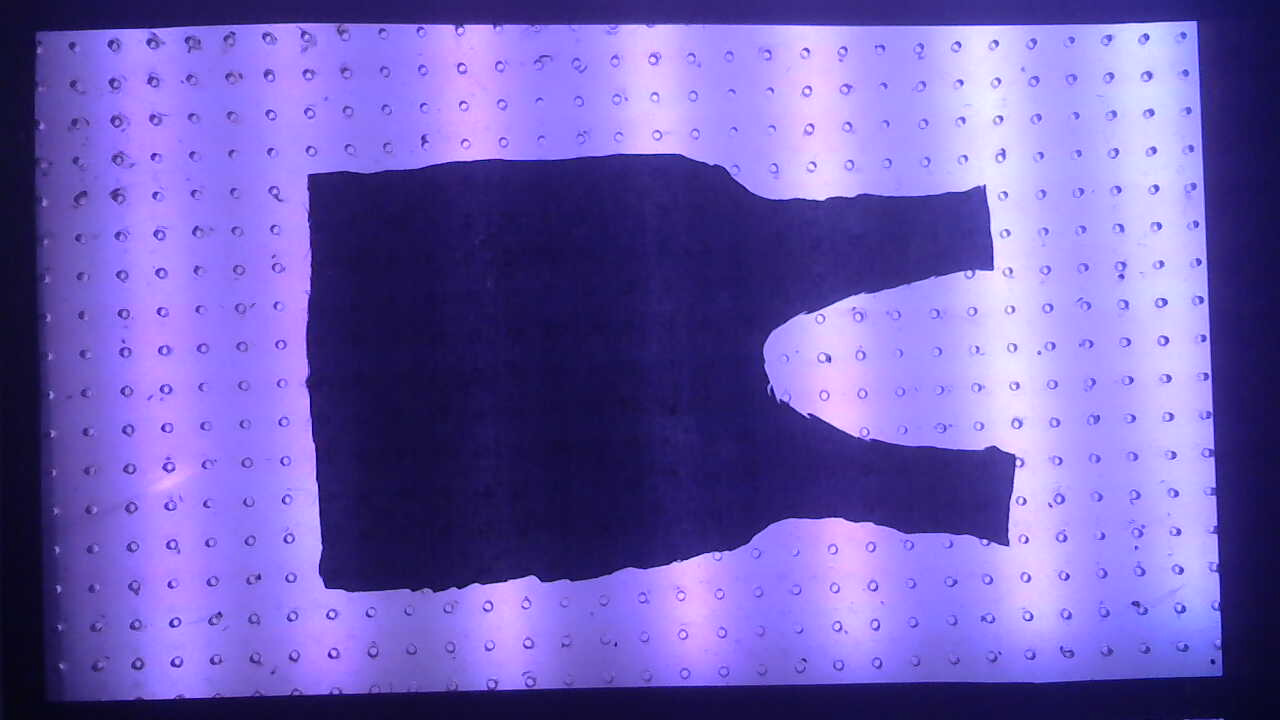
#> input picture gui/fdetection/image.jpg, 1280 x 720 px
$ python mapping.py   (Python 2 division)   (older library calls are emulated)
#> lines starting #> are read from the running program, lines starting #| are printed output that depends on the picture; after the words box and inside, x2 and y2 are one past the last pixel; in counts of white or black regions, pixels touching at a corner belong together
import cv2
import numpy as np
import math
import copy


def detect():
	image = cv2.imread('image.jpg',1)
#> image is the input picture: shape (720, 1280, 3); mean B, G, R 180.6, 93.4, 111.6
	init=copy.deepcopy(image)

	x=image.shape[0]
	y=image.shape[1]
	print x,' ',y
#| 720   1280

	cv2.imshow('image',image)
	cv2.waitKey(0)
	cv2.destroyAllWindows()

	image = cv2.GaussianBlur(image, (5, 5), 0)
	image = cv2.cvtColor(image,cv2.COLOR_BGR2GRAY)
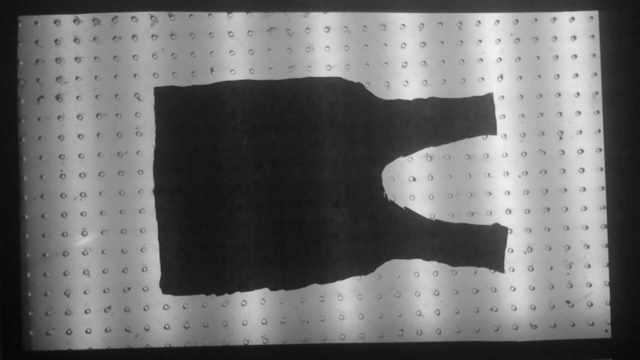
#> image: shape (720, 1280) (shown at 1/2 size); min 7, max 241, mean 108.8

	cv2.imshow('image',image)
	cv2.waitKey(0)
	cv2.destroyAllWindows()

	# image = cv2.Canny(image,100,110,5)
	ret,image= cv2.threshold(image,100,255,cv2.THRESH_BINARY)
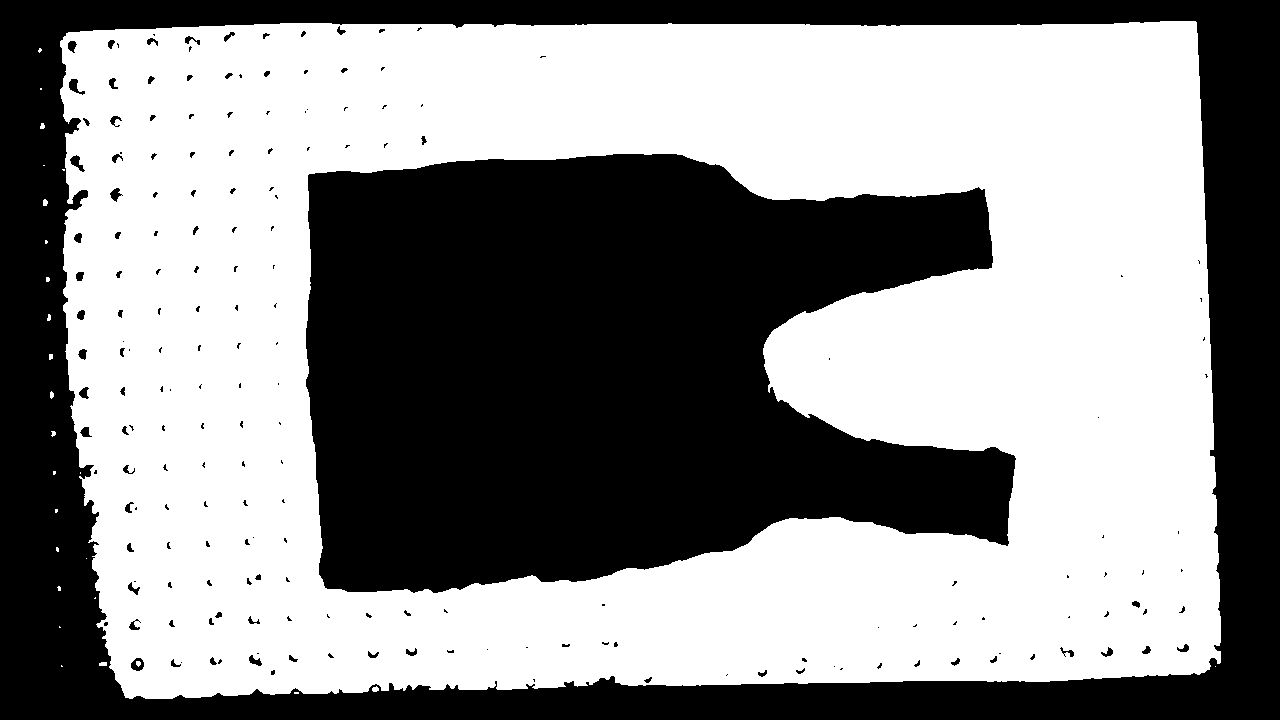
#> image: shape (720, 1280); 55.7% white; 190 black regions (119 under 20 px), largest, box (x1, y1, x2, y2) and area: (306, 154, 1016, 593) 231151, (0, 0, 1280, 720) 172951, (69, 79, 85, 95) 115
	cv2.imshow('image',image)
	cv2.waitKey(0)
	cv2.destroyAllWindows()

	kernel = np.ones((10,10),np.uint8)
	image = cv2.dilate(image,kernel,iterations = 1)
#> image: shape (720, 1280); 59.9% white; 2 black regions, box (x1, y1, x2, y2) and area: (311, 159, 1011, 588) 217917, (0, 0, 1280, 720) 151398
	kernel = np.ones((20,20),np.uint8)
	image = cv2.erode(image,kernel,iterations = 1)
#> image: shape (720, 1280); 52.7% white; 2 black regions, box (x1, y1, x2, y2) and area: (302, 150, 1021, 598) 245478, (0, 0, 1280, 720) 190665
	kernel = np.ones((10,10),np.uint8)
	image = cv2.dilate(image,kernel,iterations = 1)
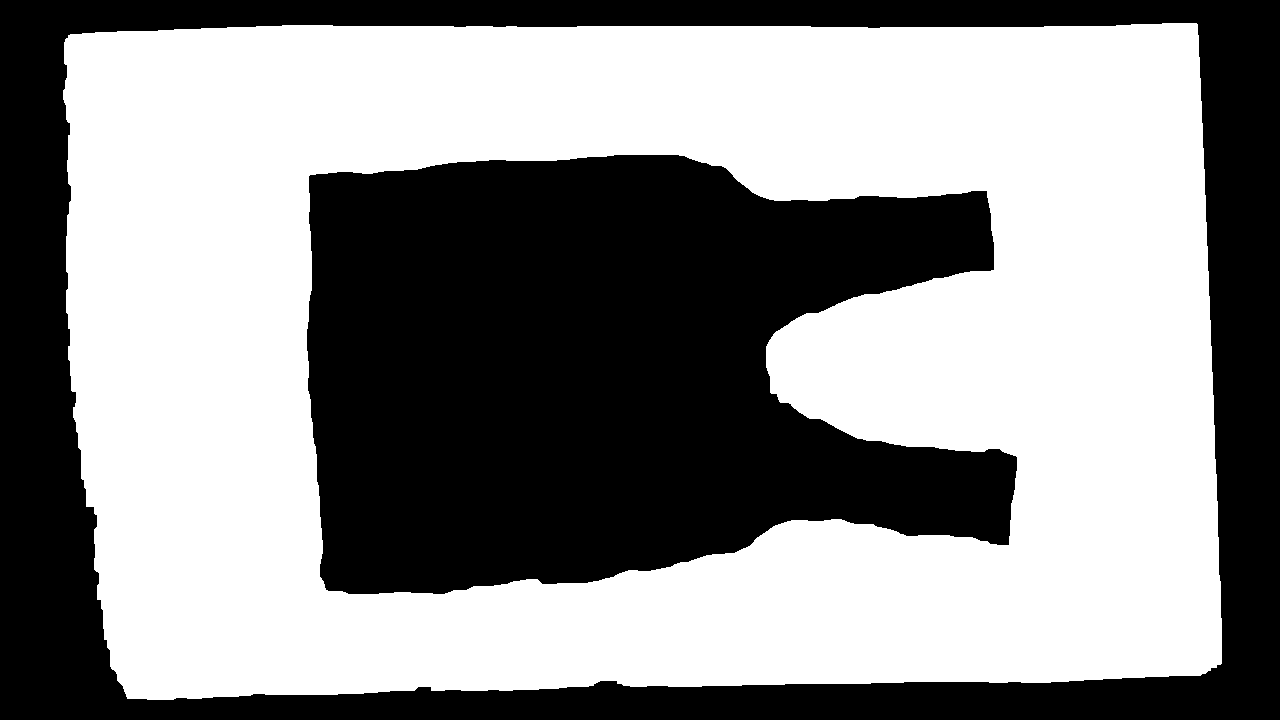
#> image: shape (720, 1280); 55.9% white; 2 black regions
	cv2.imshow('image',image)
	cv2.waitKey(0)
	cv2.destroyAllWindows()

	im2, contours, hierarchy = cv2.findContours(image,cv2.RETR_TREE,cv2.CHAIN_APPROX_SIMPLE)
#> contours = 2 contours; box (x1, y1, x2, y2) and area: (63, 23, 1222, 700) 746020, (306, 154, 1018, 595) 233674
	cv2.drawContours(init, contours, -1, (0,0,255), 3)
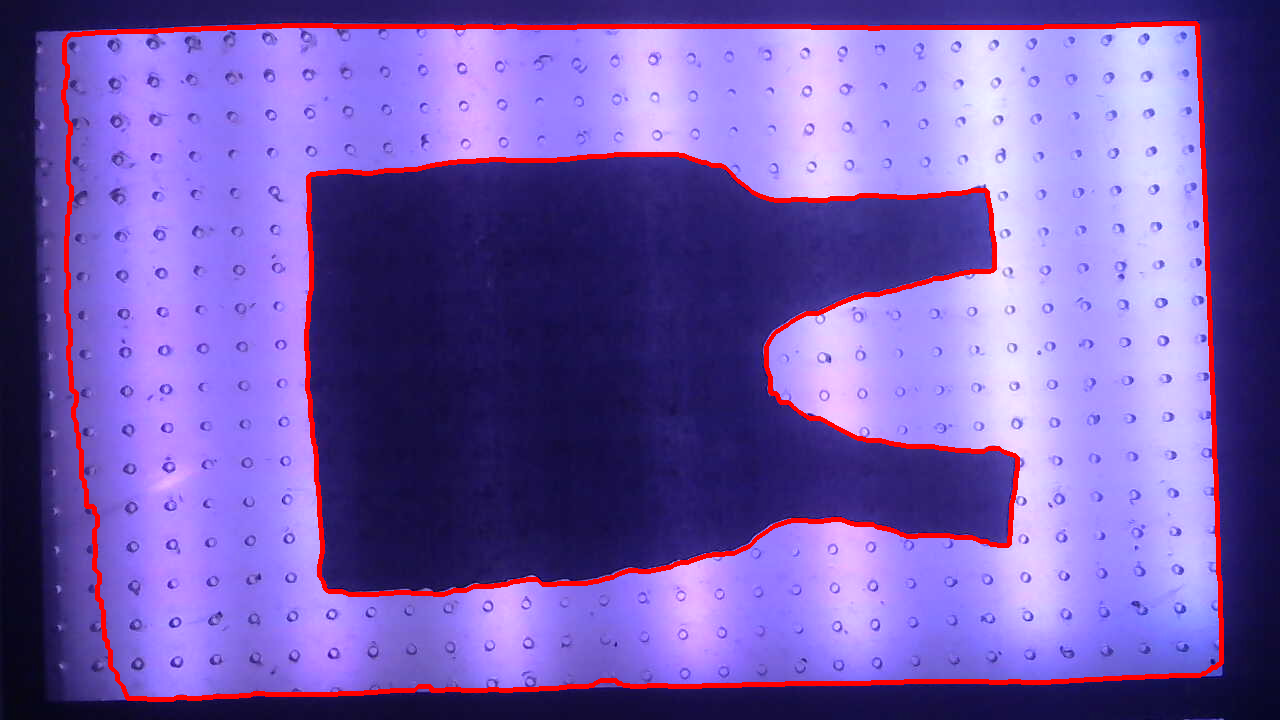
#> init: shape (720, 1280, 3); 3.27% of pixels changed, all inside (x1, y1, x2, y2) = (61, 21, 1224, 702)
	print len(contours[0])
#| 346
	cv2.imshow('image',init)
	cv2.waitKey(0)
	cv2.destroyAllWindows()

if __name__ == '__main__':
	detect()

$ run again, with gui/fdetection/2017-11-24-162305.jpg copied over gui/fdetection/image.jpg
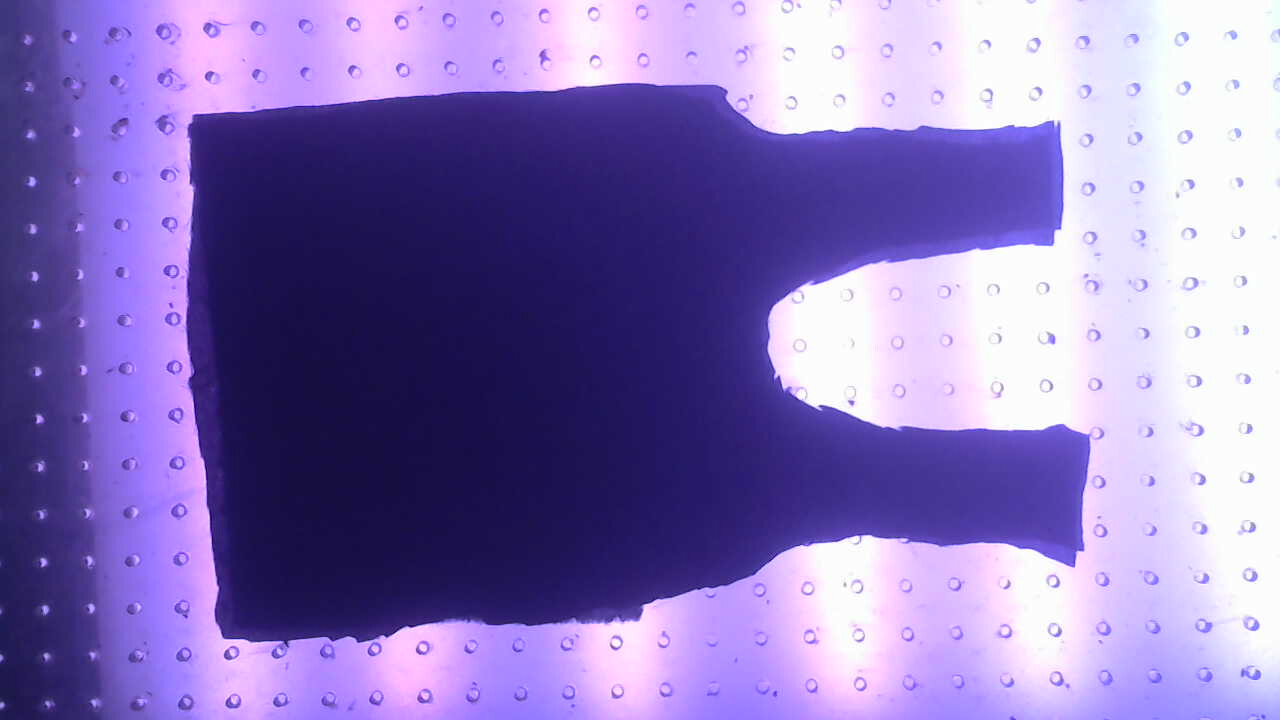
#> input picture gui/fdetection/2017-11-24-162305.jpg, 1280 x 720 px
#> in detect, image is the input picture: shape (720, 1280, 3); mean B, G, R 185.4, 119.5, 137.8
#| 720   1280
#> in detect, `image = cv2.dilate(image,kernel,iterations = 1)`:
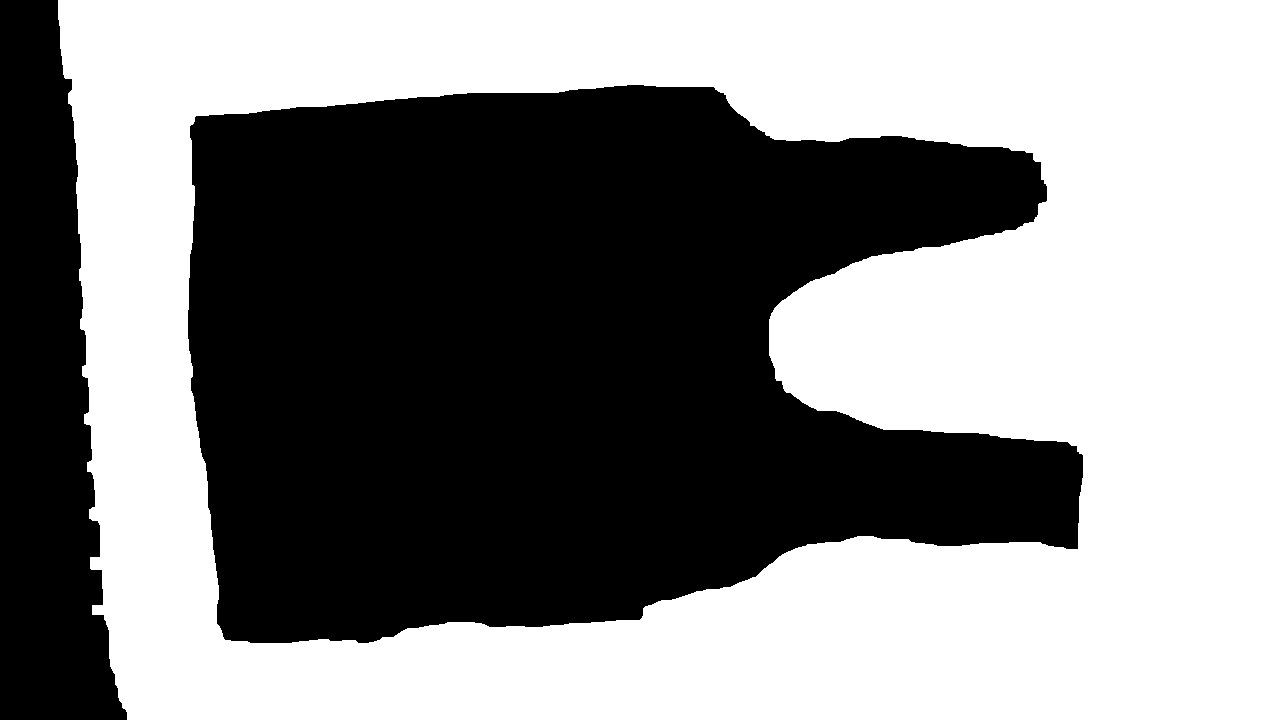
#> image: shape (720, 1280); 53.6% white; 2 black regions
#> contours = 2 contours; box (x1, y1, x2, y2) and area: (58, 0, 1280, 720) 857297, (187, 84, 1084, 644) 367042
#> in detect, `cv2.drawContours(init, contours, -1, (0,0,255), 3)`:
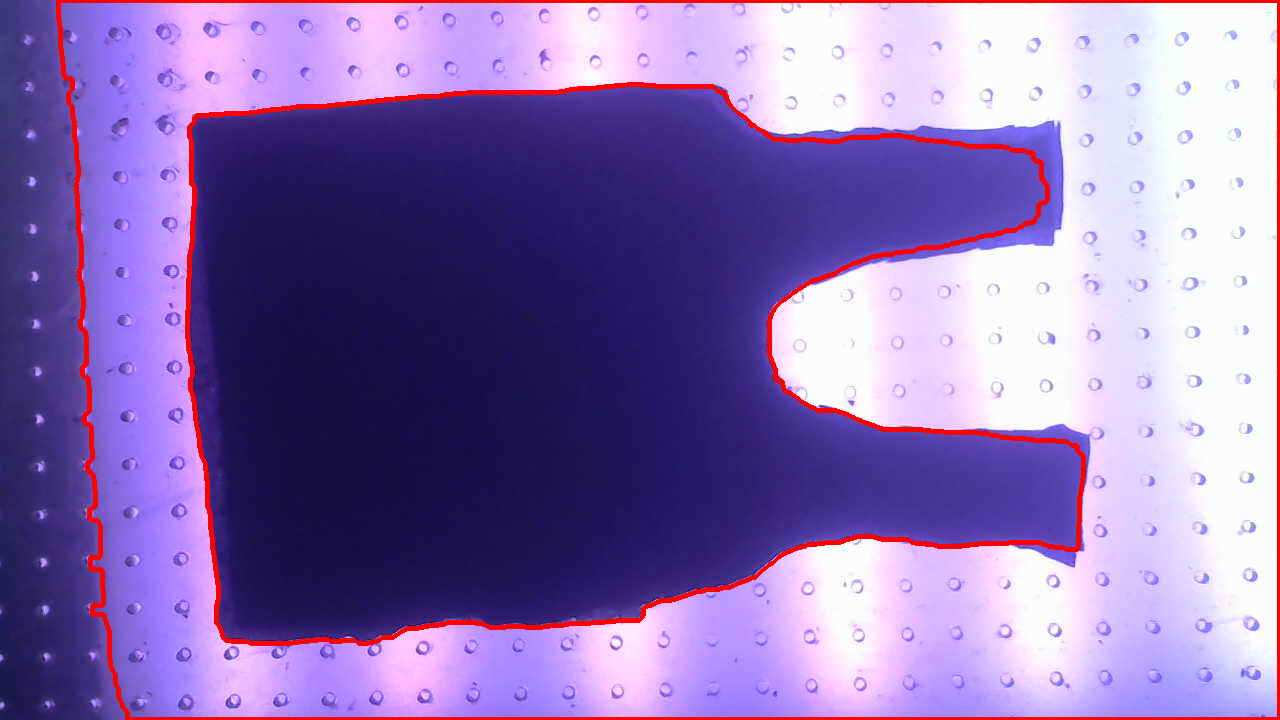
#> init: shape (720, 1280, 3); 3.09% of pixels changed, all inside (x1, y1, x2, y2) = (56, 0, 1280, 720)
#| 169

$ run again, with gui/fdetection/2017-11-24-162338.jpg copied over gui/fdetection/image.jpg
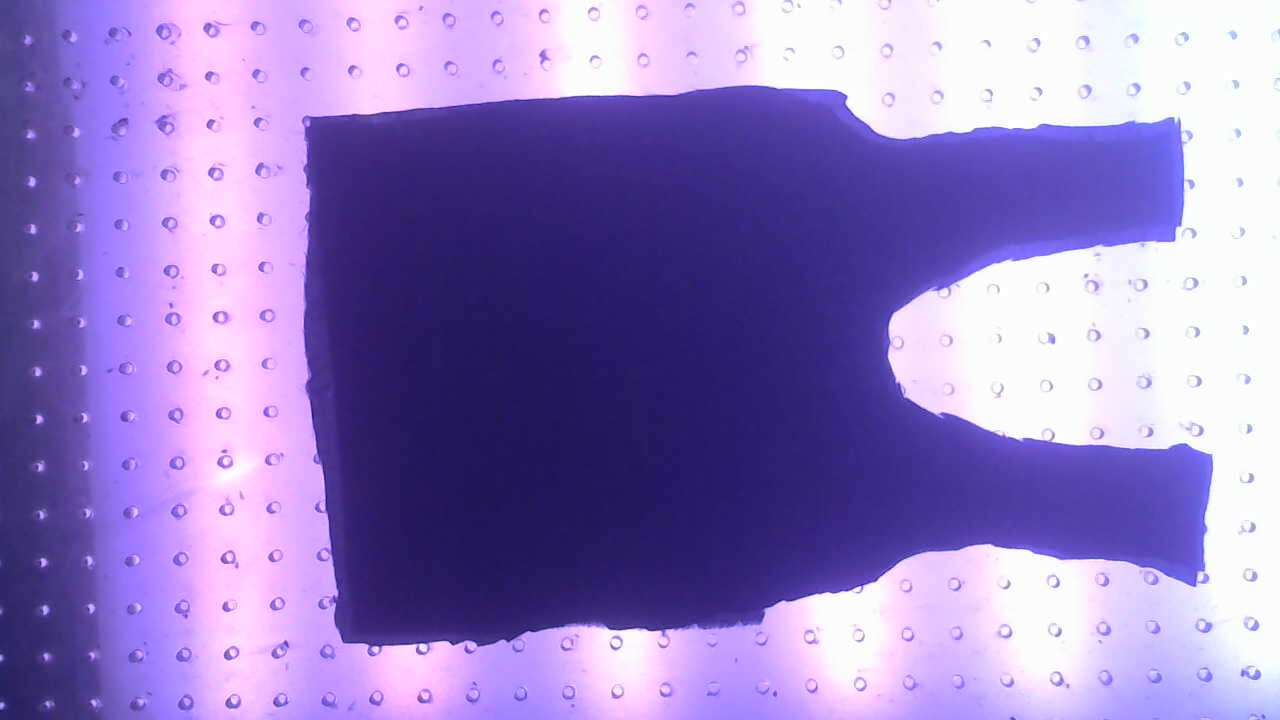
#> input picture gui/fdetection/2017-11-24-162338.jpg, 1280 x 720 px
#> in detect, image is the input picture: shape (720, 1280, 3); mean B, G, R 195.3, 127.7, 148.6
#| 720   1280
#> in detect, `image = cv2.dilate(image,kernel,iterations = 1)`:
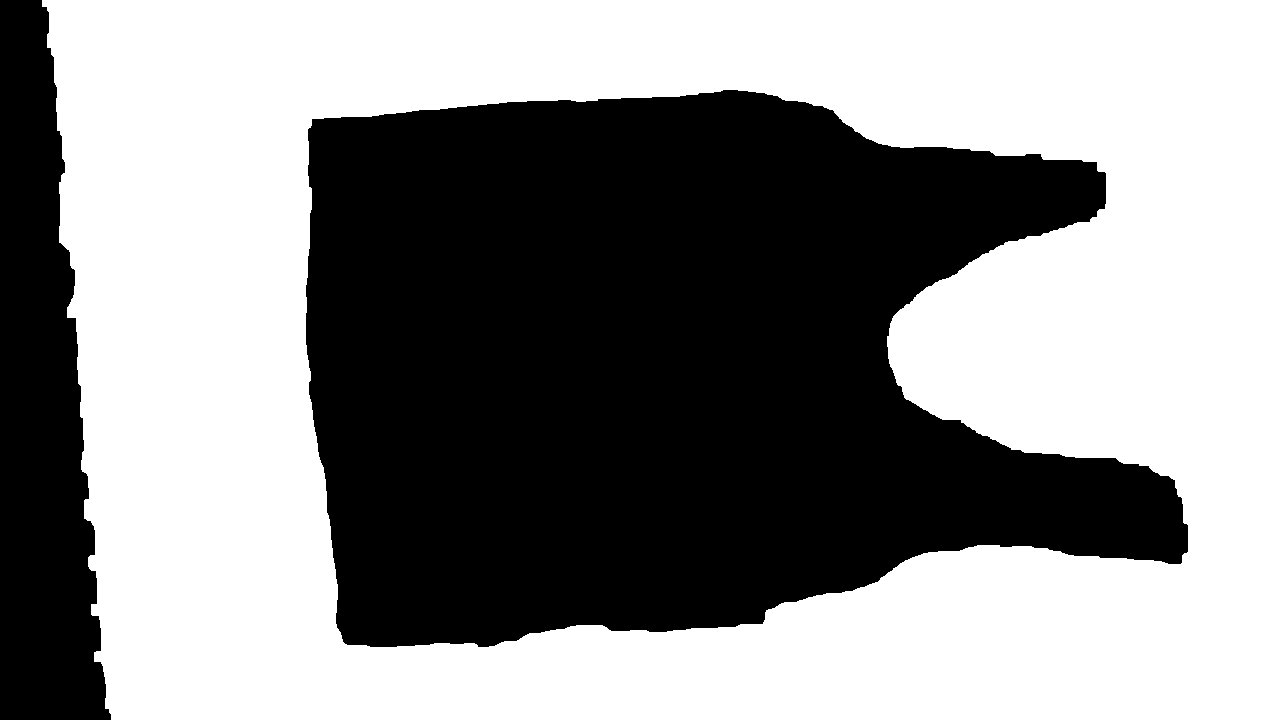
#> image: shape (720, 1280); 55.8% white; 2 black regions
#> contours = 2 contours; box (x1, y1, x2, y2) and area: (42, 0, 1280, 720) 864548, (305, 89, 1189, 648) 353384
#> in detect, `cv2.drawContours(init, contours, -1, (0,0,255), 3)`:
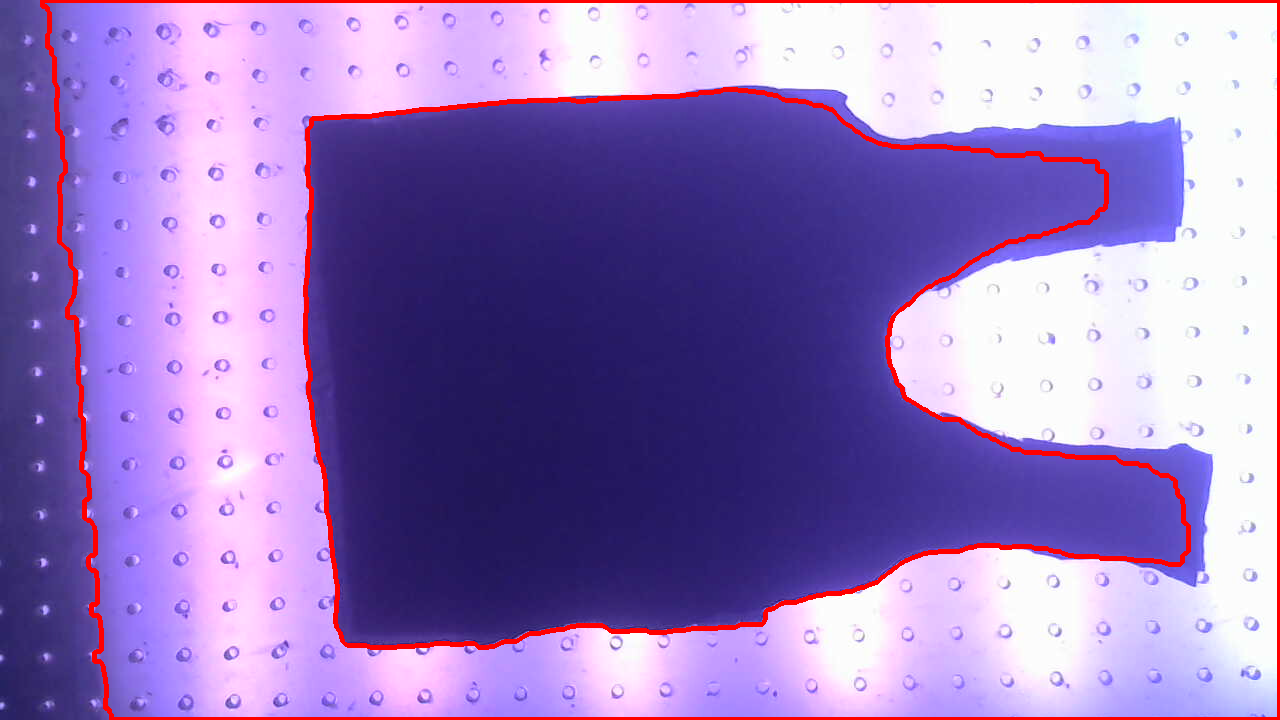
#> init: shape (720, 1280, 3); 3% of pixels changed, all inside (x1, y1, x2, y2) = (40, 0, 1280, 720)
#| 170
